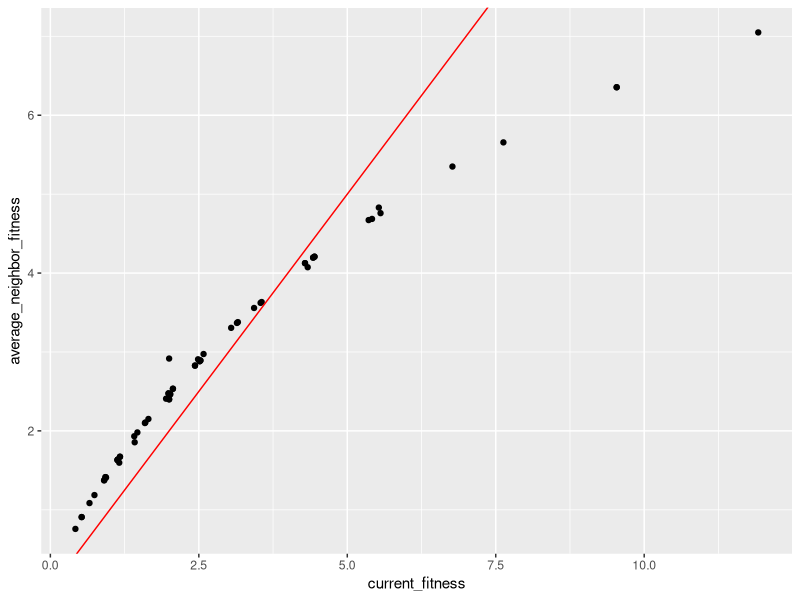
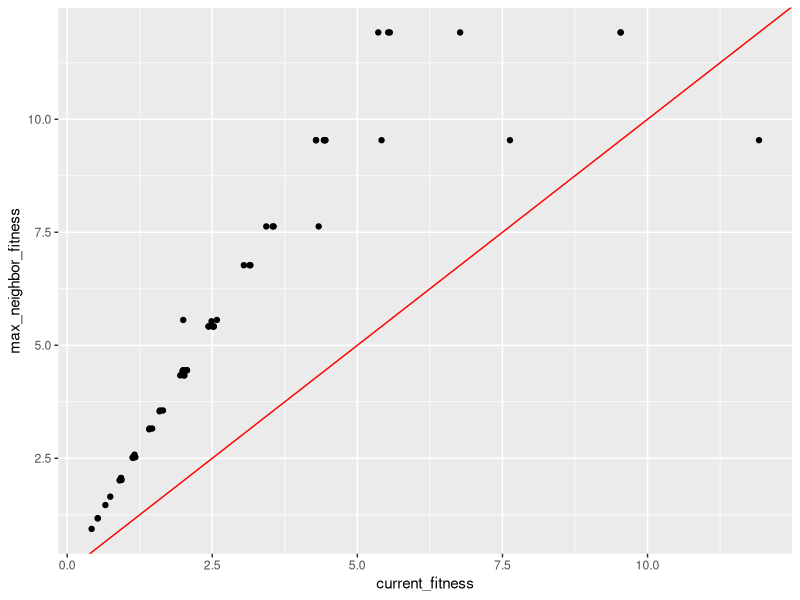
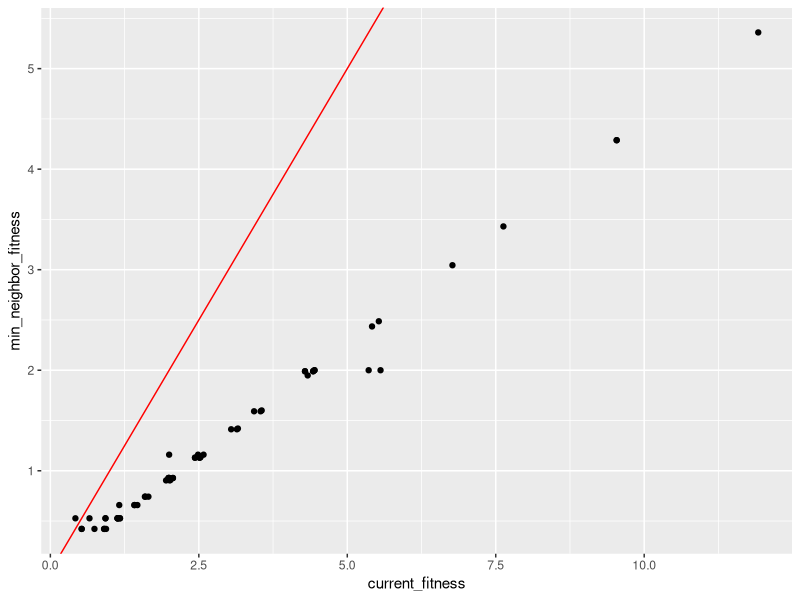

R code for these plots, in order: (Note: this script raises an error after producing the figures.)
#########################################################################################################

n <- 6 #genome size
m <- 300 #genotypes sample
refgene <- rep(0,n) #reference genome as a vector of 0s
fd <- 0.4 #lethal fraction
fn <- 0.3 #neutral fraction
fb <- 1 - fd -fn #beneficial fraction
wref <- 2 #reference reproductivity
demin <- 0.8 #deminishing return coeff
population_capacity <- 8000
generations <- 600
repeat_sim <- 10
data <- matrix(refgene) 
s <- c()
for (i in 1:n) {
  ifelse(i < n*fd, pawn <- runif(1,-1,0),
         ifelse(i < n*(fd+fn), pawn <- 0, pawn <- runif(1,0,2)))
  s <- c(s,pawn)
} #As a VECTOR assign mutation fitness each position, Wg=wref.Pi(1+si) = 1(1+si)^vi 
s <- round(s, digits = 2)

#sample genotypes
genotype_pool <- matrix(sample(0:1, n * m, replace = TRUE), m, n)
genotype_pool <- as.data.frame(genotype_pool)
#install.packages("tidyverse")
library(tidyverse)
genotype_pool <- genotype_pool %>% distinct() #select only unique rows

#calculate fitness of each
genotype_pool <- t(genotype_pool)

number_of_mutation <- colSums(genotype_pool)
individuals_with_multiple_mutation <- which(number_of_mutation > 1)
#producing children as poisson process with mean calculated from fitness, more realistic than round the fitness
children_individuals <- wref*(apply((1+s)^genotype_pool,2,prod))
children_individuals[individuals_with_multiple_mutation] <- (demin^(number_of_mutation[individuals_with_multiple_mutation]-1))*children_individuals[individuals_with_multiple_mutation]

current_fitness <- children_individuals

#calculate fitness of neighbors (1 mutation away for the chosen genotype), 1 genotype has n neighbors
genotype_pool <- as.matrix(genotype_pool)
neighbors <- list()
neighbors_fitness <- matrix(nrow = n, ncol = ncol(genotype_pool))
for (i in 1:ncol(genotype_pool)) {
  tab <- matrix(nrow = n, ncol = n)
  for (j in 1:n) {
    
    #take genotype i
    mut <- genotype_pool[,i]
    
    #mutate position j
    mut[j] <- 1 - mut[j] 
    
    #save in column j of matrix tab
    tab[,j] <- mut 
  }
  
  #matrix store all neighbor mutation of Genotype i from genotype_pool
  #each column = 1 neighbor
  neighbors[[i]] <- tab 
  
  number_of_mutation <- colSums(tab)
  individuals_with_multiple_mutation <- which(number_of_mutation > 1)
  #producing children as poisson process with mean calculated from fitness, more realistic than round the fitness
  children_individuals <- wref*(apply((1+s)^tab,2,prod))
  children_individuals[individuals_with_multiple_mutation] <- (demin^(number_of_mutation[individuals_with_multiple_mutation]-1))*children_individuals[individuals_with_multiple_mutation]
  
  neighbors_fitness[,i] <- children_individuals
}

# 
# #plot neighbors fitness against current fitness
# 
# fitness_neighbor <- as.vector(neighbors_fitness)
# fitness_current <- rep(current_fitness, each = n)
# fitness_current <- round(fitness_current, digits = 2)
# name <- rep(1:length(current_fitness), each = n)
# fitness_score <- data.frame(fitness_neighbor,fitness_current, name)  
# f_cur <- factor(fitness_current)
# #fitness_score$f_current <- as.factor(fitness_score$f_current)
# fitness_score$name <- as.factor(fitness_score$name)
# library(ggplot2)
# # Basic violin plot
# p <- ggplot(fitness_score, aes(x=fitness_current, y=fitness_neighbor, fill = f_cur)) +  
#   geom_violin() + 
#   geom_abline(intercept = 0, slope = 1) +
#   theme(legend.position = "none") +
#   labs(title=paste("Multiplicative landscape",", genome size = ", as.character(n),"\n","s = ", paste(sapply(s, as.character), collapse = "_"),", Wref = ", as.character(wref), sep = ""))
# p
# 
# p <- ggplot(fitness_score, aes(x=fitness_current, y=fitness_neighbor)) +  #, fill = f_cur, color = name)) +  
#   geom_point() + 
#   geom_abline(intercept = 0, slope = 1) +
#   theme(legend.position = "none") +
#   labs(title=paste("Multiplicative landscape",", genome size = ", as.character(n),"\n","s = ", paste(sapply(s, as.character), collapse = "_"),", Wref = ", as.character(wref), sep = ""))
# p
# 
# 
# p <- ggplot(fitness_score, aes(x=fitness_current, y=fitness_neighbor, fill = f_cur, color = name)) +  
#   scale_fill_viridis_d( option = "D")+
#   #geom_violin(alpha=0.4, position = position_dodge(width = .75),size=1,color="black") +
#   geom_boxplot(notch = F,  outlier.size = 2, color="black",lwd=1.2, alpha = 0.7)+
#   geom_point( shape = 21,size=2, position = position_jitterdodge(), color="black",alpha=1) +
#   theme(legend.position = "none") +
#   labs(title=paste("Multiplicative landscape",", genome size = ", as.character(n),"\n","s = ", paste(sapply(s, as.character), collapse = "_"),", Wref = ", as.character(wref), sep = ""))
# p

dataplot <- data.frame(current_fitness,colSums(neighbors_fitness)/n,apply(neighbors_fitness,2,max),apply(neighbors_fitness,2,min))
colnames(dataplot) <- c("current_fitness","average_neighbor_fitness","max_neighbor_fitness","min_neighbor_fitness")

p1 <- ggplot(dataplot, aes(x=current_fitness, y=average_neighbor_fitness,fill = factor(current_fitness))) +  #, fill = f_cur, color = name)) +  
  geom_point() + 
  geom_abline(intercept = 0, slope = 1, color = "red") +
  theme(legend.position = "none") 
#labs(title=paste("Multiplicative landscape",", genome size = ", as.character(n),"\n","s = ", paste(sapply(s, as.character), collapse = "_"),", Wref = ", as.character(wref), sep = ""))

p2 <- ggplot(dataplot, aes(x=current_fitness, y=max_neighbor_fitness,fill = factor(current_fitness))) +  #, fill = f_cur, color = name)) +  
  geom_point() + 
  geom_abline(intercept = 0, slope = 1, color = "red") +
  theme(legend.position = "none") 
#labs(title=paste("Multiplicative landscape",", genome size = ", as.character(n),"\n","s = ", paste(sapply(s, as.character), collapse = "_"),", Wref = ", as.character(wref), sep = ""))

p3 <- ggplot(dataplot, aes(x=current_fitness, y=min_neighbor_fitness,fill = factor(current_fitness))) +  #, fill = f_cur, color = name)) +  
  geom_point() + 
  geom_abline(intercept = 0, slope = 1, color = "red") +
  theme(legend.position = "none") 
#labs(title=paste("Multiplicative landscape",", genome size = ", as.character(n),"\n","s = ", paste(sapply(s, as.character), collapse = "_"),", Wref = ", as.character(wref), sep = ""))

figure <- ggarrange(p1,p2,p3,ncol = 3, nrow = 1)
annotate_figure(figure,
                top = text_grob(paste("Multiplicative deminishing return landscape",", genome size = ", as.character(n),", genotypes sample = ", as.character(length(current_fitness)),"\n","fb = ", as.character(fb),", fd = ", as.character(fd),", Wref = ", as.character(wref),", demin", as.character(demin), sep = ""), color = "black", face = "bold", size = 14),
                bottom = text_grob(paste("s = ", paste(sapply(s, as.character), collapse = "_")), color = "blue")
                #                    hjust = 1, x = 1, face = "italic", size = 10),
                # left = text_grob("Figure arranged using ggpubr", color = "green", rot = 90),
                # right = "I'm done, thanks :-)!",
                #fig.lab = "Figure 1", fig.lab.face = "bold"
)
ggsave(filename=paste("n", as.character(n),"m", as.character(length(current_fitness)),"fb", as.character(fb),"fd", as.character(fd),"demin", as.character(demin),".tiff",sep = ""))
#ggexport(figure, filename = paste("n", as.character(n),"m", as.character(length(current_fitness)),"fb", as.character(fb),"fd", as.character(fd),".tiff",sep = ""))


##########14042020##########
library(ggplot2)
library(ggpubr)
library(GGally)
library(tidyverse)

localoptimalmatrix <- matrix(NA, ncol = 10, nrow = 10000)
colnames(localoptimalmatrix) <- c("genome_size","numb_fn","numb_fb","numb_fd",
                                  "fn","fb","fd","dimin","sample_size","local_optima")
pawnpower <- 1
for (n in c(5,7,9,10,11,13)) {
  for (fd in c(0.2,0.3,0.4,0.5,0.6)) {
    
    #n <- 5 #genome size
    m <- 2^20 #genotypes sample
    #fd <- 0.2 #lethal fraction
    fn <- 0.3 #neutral fraction
    fb <- 1 - fd -fn #beneficial fraction
    wref <- 2 #reference reproductivity
    #dimin <- 0.9 #diminishing return coeff
    
    numb_fd <- floor(n*fd)
    numb_fn <- floor(n*fn)
    numb_fb <- n - numb_fn - numb_fd
    b_lambda <- 8
    d_lambda <- b_lambda
    dummy <- -rexp(1000,d_lambda) #negative exponential distribution
    dummy <- dummy[which(dummy > -1)][1:numb_fd] #select only values > -1
    s <- c(dummy[1:numb_fd],rep(0,numb_fn),rexp(numb_fb,b_lambda))
    s <- s+1
    s <- round(s, digits = 2)
    
    #sample genotypes
    genotype_pool <- matrix(sample(0:1, n * m, replace = TRUE), m, n)
    genotype_pool <- as.data.frame(genotype_pool)
    #install.packages("tidyverse")
    library(tidyverse)
    genotype_pool <- genotype_pool %>% distinct() #select only unique rows
    
    #calculate fitness of each
    genotype_pool <- t(genotype_pool)
    
    #calculate fitness of neighbors (1 mutation away for the chosen genotype), 1 genotype has n neighbors
    genotype_pool <- as.matrix(genotype_pool)
    neighbors <- list()
    for (i in 1:ncol(genotype_pool)) {
      tab <- matrix(nrow = n, ncol = n)
      for (j in 1:n) {
        
        #take genotype i
        mut <- genotype_pool[,i]
        
        #mutate position j
        mut[j] <- 1 - mut[j] 
        
        #save in column j of matrix tab
        tab[,j] <- mut 
      }
      
      #matrix store all neighbor mutation of Genotype i from genotype_pool
      #each column = 1 neighbor
      neighbors[[i]] <- tab 
    }
    
    for (dimin in c(seq(0.1,1,0.05))) {
      
      
      
      number_of_mutation <- colSums(genotype_pool)
      individuals_with_multiple_mutation <- which(number_of_mutation > 1)
      #producing children as poisson process with mean calculated from fitness, more realistic than round the fitness
      children_individuals <- wref*(apply(s^genotype_pool,2,prod))
      children_individuals[individuals_with_multiple_mutation] <- (dimin^(number_of_mutation[individuals_with_multiple_mutation]-1))*children_individuals[individuals_with_multiple_mutation]
      
      current_fitness <- round(children_individuals, digits = 2)
      
      #calculate fitness of neighbors (1 mutation away for the chosen genotype), 1 genotype has n neighbors
      neighbors_fitness <- matrix(nrow = n, ncol = ncol(genotype_pool))
      for (f in 1:ncol(genotype_pool)) {
        number_of_mutation <- colSums(neighbors[[f]])
        individuals_with_multiple_mutation <- which(number_of_mutation > 1)
        #producing children as poisson process with mean calculated from fitness, more realistic than round the fitness
        children_individuals <- wref*(apply(s^neighbors[[f]],2,prod))
        children_individuals[individuals_with_multiple_mutation] <- (dimin^(number_of_mutation[individuals_with_multiple_mutation]-1))*children_individuals[individuals_with_multiple_mutation]
        
        neighbors_fitness[,f] <- round(children_individuals, digits = 2)
      }
      
      # fitness_neighbor <- as.vector(neighbors_fitness)
      # fitness_current <- rep(current_fitness, each = n)
      # name <- rep(1:length(current_fitness), each = n)
      # fitness_score <- data.frame(fitness_neighbor,fitness_current, name)
      # f_cur <- factor(fitness_current)
      # #fitness_score$f_current <- as.factor(fitness_score$f_current)
      # fitness_score$name <- as.factor(fitness_score$name)
      # library(ggplot2)
      # # Basic violin plot
      # p <- ggplot(fitness_score, aes(x=fitness_current, y=fitness_neighbor, fill = f_cur)) +
      #   geom_point() +
      #   geom_abline(intercept = 0, slope = 1, color = "red") +
      #   theme(legend.position = "none") +
      #   labs(title=paste("Diminishing-returns multiplicative landscape",", genome size = ", as.character(n),"\n","s = ", paste(sapply(s, as.character), collapse = "_"),", dimin = ", as.character(dimin),", Wref = ", as.character(wref), sep = ""))
      # p
      # 
      # 
      # dataplot <- data.frame(current_fitness,colSums(neighbors_fitness)/n,apply(neighbors_fitness,2,max),apply(neighbors_fitness,2,min))
      # colnames(dataplot) <- c("current_fitness","average_neighbor_fitness","max_neighbor_fitness","min_neighbor_fitness")
      # 
      # p1 <- ggplot(dataplot, aes(x=current_fitness, y=average_neighbor_fitness,fill = factor(current_fitness))) +  #, fill = f_cur, color = name)) +
      #   geom_point() +
      #   geom_abline(intercept = 0, slope = 1, color = "red") +
      #   theme(legend.position = "none")
      # 
      # p2 <- ggplot(dataplot, aes(x=current_fitness, y=max_neighbor_fitness,fill = factor(current_fitness))) +  #, fill = f_cur, color = name)) +
      #   geom_point() +
      #   geom_abline(intercept = 0, slope = 1, color = "red") +
      #   theme(legend.position = "none")
      # 
      # p3 <- ggplot(dataplot, aes(x=current_fitness, y=min_neighbor_fitness,fill = factor(current_fitness))) +  #, fill = f_cur, color = name)) +
      #   geom_point() +
      #   geom_abline(intercept = 0, slope = 1, color = "red") +
      #   theme(legend.position = "none")
      # 
      # figure <- ggarrange(p1,p2,p3,ncol = 3, nrow = 1)
      # annotate_figure(figure,
      #                 top = text_grob(paste("Multiplicative diminishing return landscape",", genome size = ", as.character(n),", genotypes sample = ", as.character(length(current_fitness)),"\n","fb = ", as.character(fb),", fd = ", as.character(fd),", Wref = ", as.character(wref),", dimin = ", as.character(dimin), sep = ""), color = "black", face = "bold", size = 14),
      #                 bottom = text_grob(paste("s = ", paste(sapply(s, as.character), collapse = "_")), color = "blue")
      # )
      # ggsave(filename=paste("n", as.character(n),"m", as.character(length(current_fitness)),"fb", as.character(fb),"fd", as.character(fd),"dimin", as.character(dimin),".png",sep = ""),width = 12, height = 5.25)
      # 
      localoptimalmatrix[pawnpower,] <- c(n,length(which(s == 1)),length(which(s > 1)),length(which(s < 1)),fn,fb,fd,dimin,length(current_fitness),length(which(current_fitness >= apply(neighbors_fitness,2,max)))) 
      pawnpower <- pawnpower + 1
    }
  }
}
